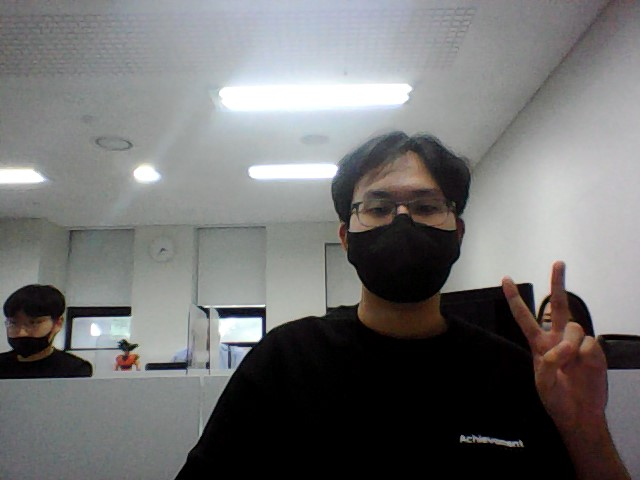
#> input picture data/sample.jpg, 640 x 480 px
$ python -i custom_datasets.py   (imports and definitions only)
#> lines starting #> are read from the running program, lines starting #| are printed output that depends on the picture
#> further down, picture is the input picture: shape (480, 640, 3); mean B, G, R 113.9, 114, 114.2
'''
도현 형님이 만들어주신 원본 이미지 뻥튀기 코드를 이어받은 코드입니다.
'''

import cv2
import random
import time
import numpy as np

def flip_vertical_img(image):
    '''
    주어진 이미지를 좌우반전하여 반환
    '''
    return cv2.flip(image, 1)

def flip_vertical_coord(coord):
    '''
    주어진 좌표를 좌우반전하여 반환 (x좌표만 바뀜)
    '''
    flip_coord = coord
    flip_coord[1] = str(1 - float(flip_coord[1]))
    return ' '.join(flip_coord)

def change_brightness(image):
    '''
    주어진 이미지의 밝기를 랜덤으로 변경하여 반환
    '''
    alpha_range = range(2,19)
    return cv2.convertScaleAbs(image, alpha = 0.1 * random.choice(alpha_range))

def change_hsv(image):
    '''
    주어진 이미지의 H,S 조절
    '''
    image_hsv = cv2.cvtColor(image, cv2.COLOR_HSV2BGR)
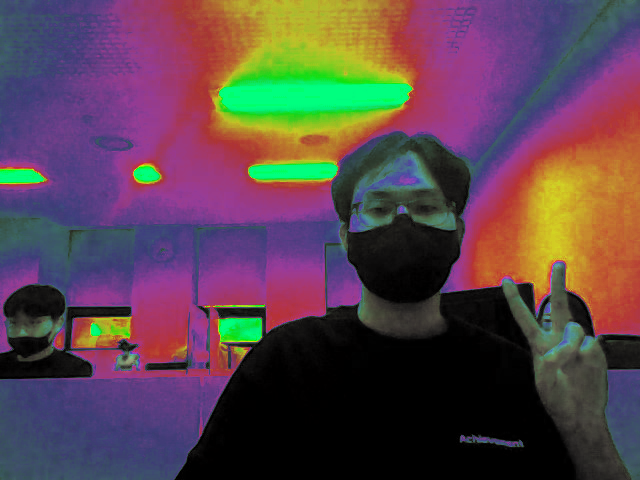
#> image_hsv: shape (480, 640, 3); mean B, G, R 76.6, 68.1, 90.7
    h, s, v = cv2.split(image_hsv)
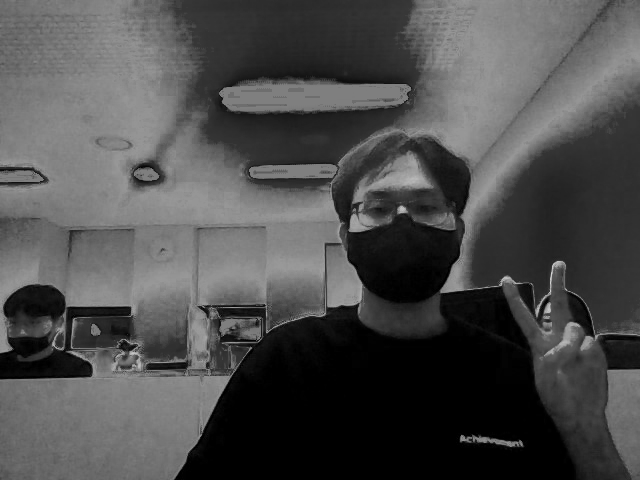
#> h: shape (480, 640); min 0, max 213, mean 76.6
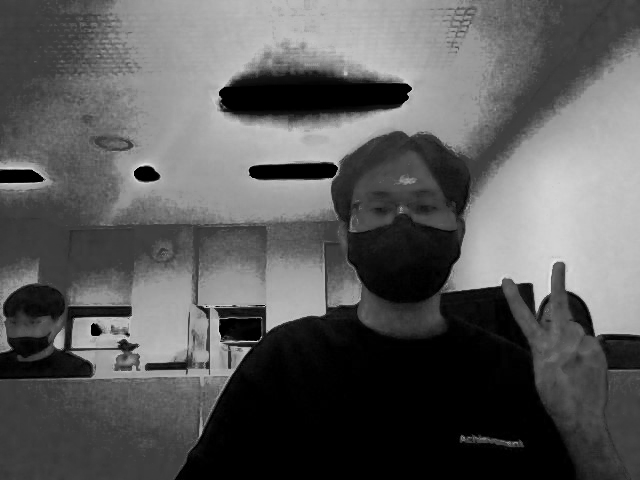
#> v: shape (480, 640); min 0, max 235, mean 90.7
    new_h = ((h.astype('int32') + random.choice(range(5,70))) % 180).astype('uint8')
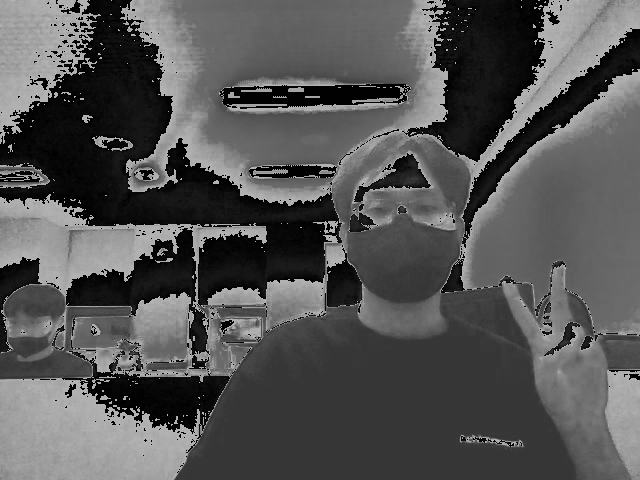
#> new_h: shape (480, 640); min 0, max 179, mean 84.2
    new_s = s + random.choice(range(5,20))
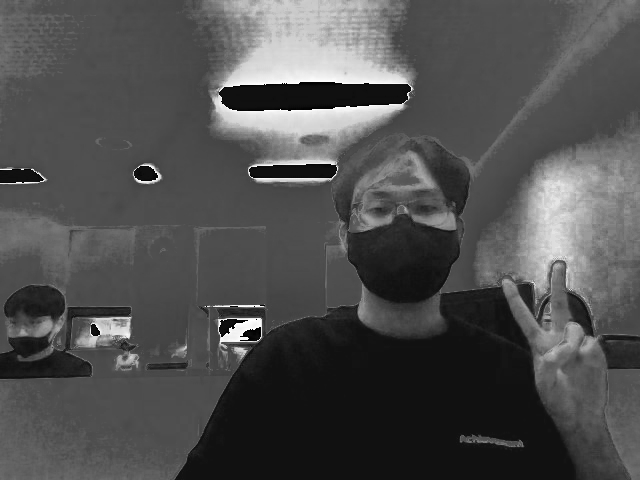
#> new_s: shape (480, 640); min 0, max 255, mean 79.3
    new_img = np.array([new_h, new_s, v]).transpose((1,2,0))
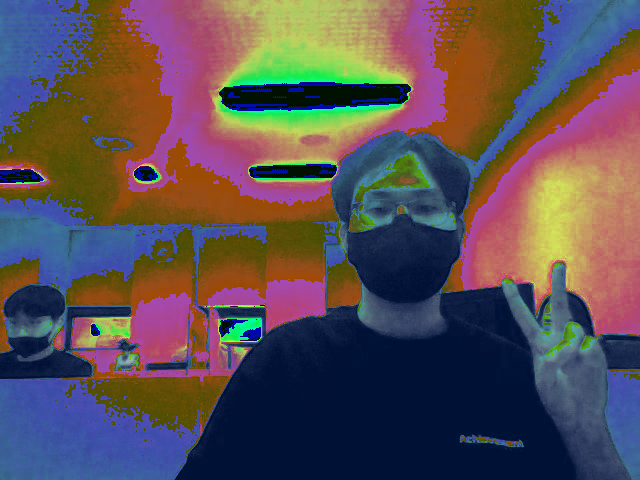
#> new_img: shape (480, 640, 3); mean B, G, R 84.2, 79.3, 90.7
    return cv2.cvtColor(new_img, cv2.COLOR_HSV2BGR)
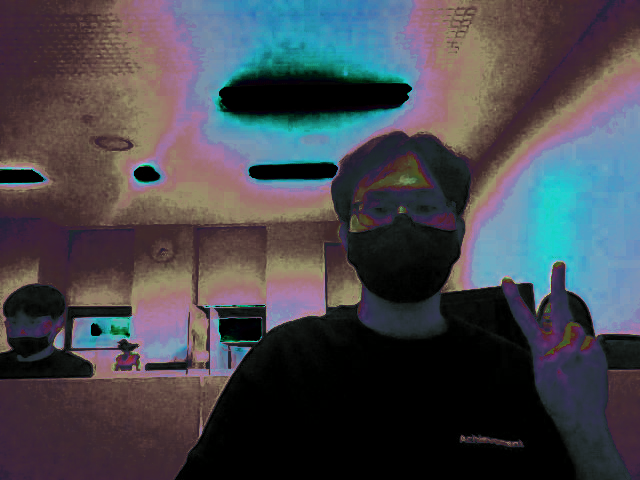
#> returned value: shape (480, 640, 3); mean B, G, R 78.1, 71.5, 70.4


def resize_shape(image, size=640):
    '''
    정해진 사이즈로 image 변환
    '''
    return cv2.resize(image, dsize=(size, size), interpolation=cv2.INTER_AREA)

>>> import cv2
>>> picture = cv2.imread('../data/sample.jpg')
>>> result = change_hsv(picture)
